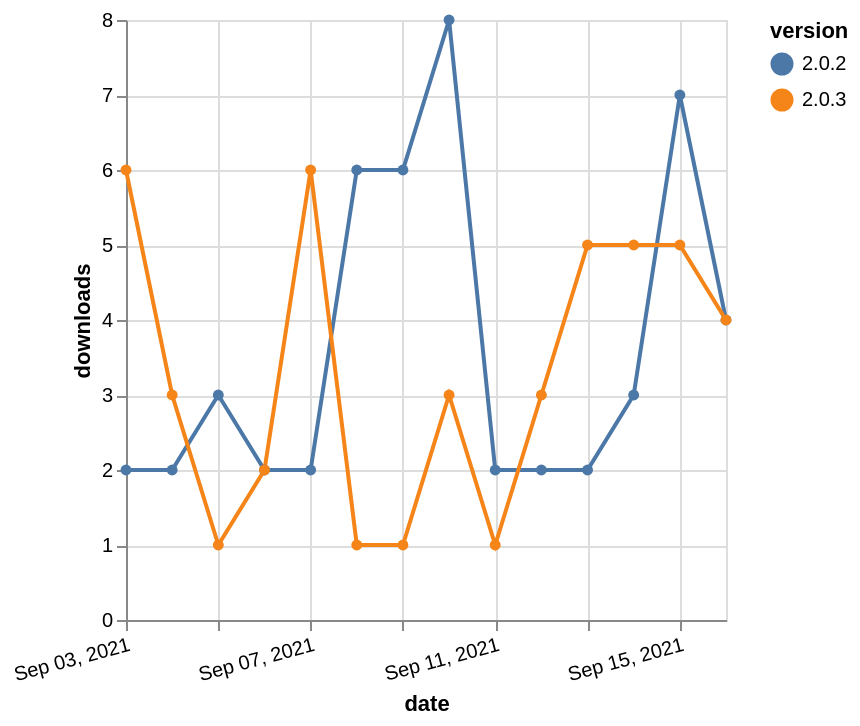

Here is the Vega-Lite specification saved for this chart:
### Vega-Lite specification from a JSON file in a GitHub repository (floating-point values rounded to 4 significant figures)
{"$schema": "https://vega.github.io/schema/vega-lite/v5.json", "description": "A simple bar chart with embedded data.", "data": {"values": [{"date": "2021-09-03", "total": 7646, "delta": 2, "version": "2.0.2"}, {"date": "2021-09-04", "total": 7648, "delta": 2, "version": "2.0.2"}, {"date": "2021-09-05", "total": 7651, "delta": 3, "version": "2.0.2"}, {"date": "2021-09-06", "total": 7653, "delta": 2, "version": "2.0.2"}, {"date": "2021-09-07", "total": 7655, "delta": 2, "version": "2.0.2"}, {"date": "2021-09-08", "total": 7661, "delta": 6, "version": "2.0.2"}, {"date": "2021-09-09", "total": 7667, "delta": 6, "version": "2.0.2"}, {"date": "2021-09-10", "total": 7675, "delta": 8, "version": "2.0.2"}, {"date": "2021-09-11", "total": 7677, "delta": 2, "version": "2.0.2"}, {"date": "2021-09-12", "total": 7679, "delta": 2, "version": "2.0.2"}, {"date": "2021-09-13", "total": 7681, "delta": 2, "version": "2.0.2"}, {"date": "2021-09-14", "total": 7684, "delta": 3, "version": "2.0.2"}, {"date": "2021-09-15", "total": 7691, "delta": 7, "version": "2.0.2"}, {"date": "2021-09-16", "total": 7695, "delta": 4, "version": "2.0.2"}, {"date": "2021-09-03", "total": 1155, "delta": 6, "version": "2.0.3"}, {"date": "2021-09-04", "total": 1158, "delta": 3, "version": "2.0.3"}, {"date": "2021-09-05", "total": 1159, "delta": 1, "version": "2.0.3"}, {"date": "2021-09-06", "total": 1161, "delta": 2, "version": "2.0.3"}, {"date": "2021-09-07", "total": 1167, "delta": 6, "version": "2.0.3"}, {"date": "2021-09-08", "total": 1168, "delta": 1, "version": "2.0.3"}, {"date": "2021-09-09", "total": 1169, "delta": 1, "version": "2.0.3"}, {"date": "2021-09-10", "total": 1172, "delta": 3, "version": "2.0.3"}, {"date": "2021-09-11", "total": 1173, "delta": 1, "version": "2.0.3"}, {"date": "2021-09-12", "total": 1176, "delta": 3, "version": "2.0.3"}, {"date": "2021-09-13", "total": 1181, "delta": 5, "version": "2.0.3"}, {"date": "2021-09-14", "total": 1186, "delta": 5, "version": "2.0.3"}, {"date": "2021-09-15", "total": 1191, "delta": 5, "version": "2.0.3"}, {"date": "2021-09-16", "total": 1195, "delta": 4, "version": "2.0.3"}]}, "width": "container", "mark": {"type": "line", "point": {"filled": true}}, "encoding": {"x": {"field": "date", "type": "temporal", "timeUnit": "yearmonthdate", "title": "date", "axis": {"labelAngle": -15}}, "y": {"field": "delta", "type": "quantitative", "title": "downloads"}, "color": {"field": "version", "type": "nominal"}, "tooltip": {"field": "delta"}}}
